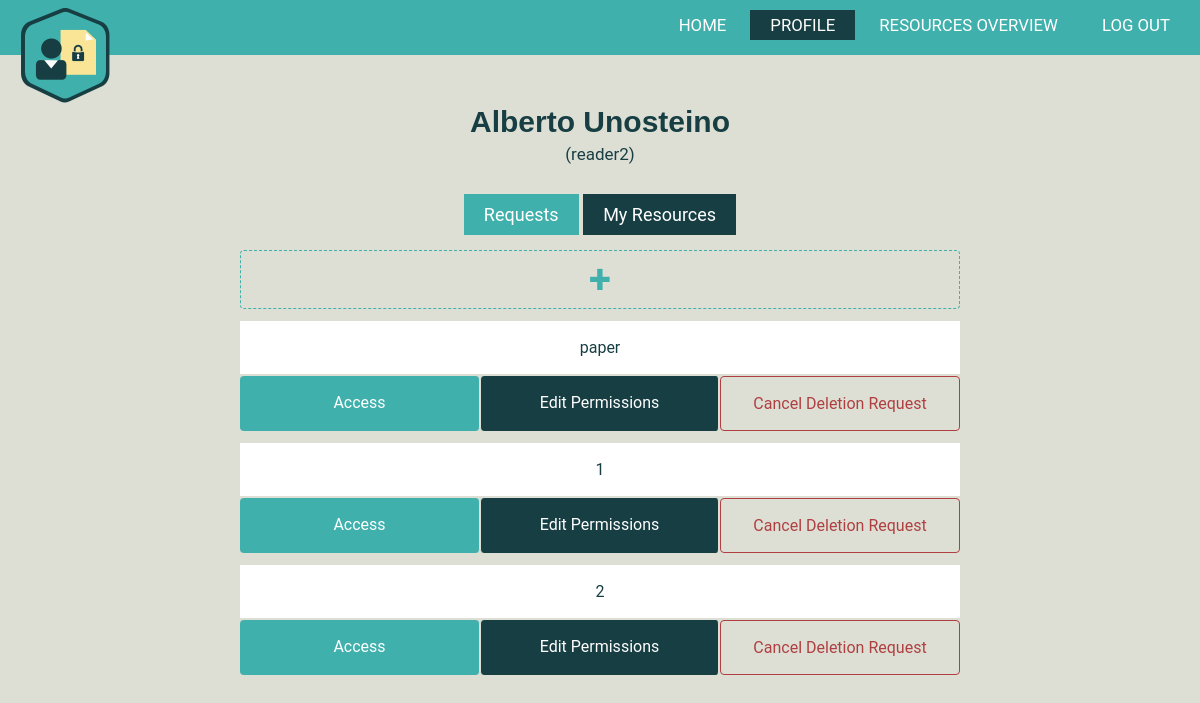
The app's page /profile/my-resources/ (signed in), older data.
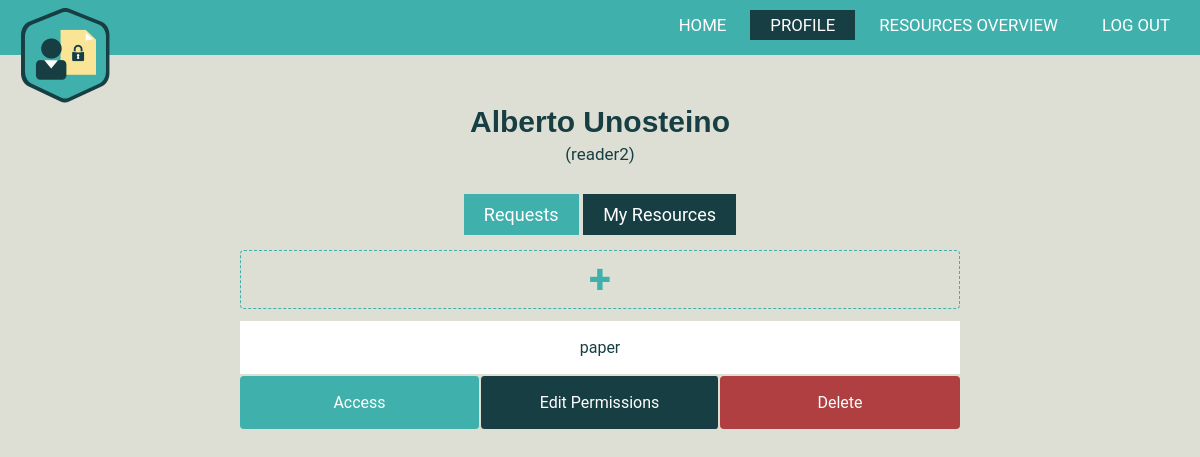
The same page, newer data.
### AuthorizationManagement/models.py (models this page shows)
class Resource(models.Model):
    type = models.CharField(max_length=50, default = '')
    name = models.CharField(max_length=150, default = '')
    description = models.CharField(max_length=250, default = '')
    creationDate = models.DateTimeField(default=datetime.now, blank=True)
    readers = models.ManyToManyField(CustomUser, related_name= 'reader')
    owners = models.ManyToManyField(Owner, related_name= 'owner')
    link = models.FileField(upload_to='')

### AuthorizationManagement/views.py (the view)
# urls.py: re_path(r'^profile/my-resources/$', MyResourcesView.as_view(), name = 'my resources' ),
@method_decorator(login_required, name='dispatch')
class MyResourcesView(generic.ListView):
    model = Resource
    template_name = 'AuthorizationManagement/resources.html'
    deletion_requested = Resource.objects.none()
    def get_queryset(self):
        current_user = Owner.objects.get(id=self.request.user.id)
        return current_user.owner.all()
    def get_context_data(self, **kwargs):
        context = super(MyResourcesView, self).get_context_data(**kwargs)
        context['deletion_requested'] = Resource.objects.filter(
            id__in=DeletionRequest.objects.filter(sender=self.request.user).values('resource_id'))
        context['is_admin'] = self.request.user.is_staff
        return context

### AuthorizationManagement/templates/AuthorizationManagement/resources.html (shortened to what this page needs)
{% extends "AuthorizationManagement/profile.html" %}
{% block styles %}
	{% load static %}
	<link rel="stylesheet" href="{% static 'AuthorizationManagement/css/info.css' %}" />
	<link rel="stylesheet" type="text/css" href="{% static 'AuthorizationManagement/css/modal_dialog_req.css' %}" />
	<link rel="stylesheet" type="text/css" href="{% static 'AuthorizationManagement/css/profile.css' %}" />
	<link rel="stylesheet" type="text/css" href="{% static 'AuthorizationManagement/css/my-resources.css' %}" />
{% endblock %}
{% block requests_or_resources %}
	<div class="mini-nav">
			<a href="/profile/" class="noncurrent">Requests</a></li>
			<a href="/profile/my-resources" class="current">My Resources</a></li>
	</div>
<div class="resources-container">
	<a href="/profile/my-resources/add-new-resource" class="create-resource"><strong>+</strong></a>
	{% for resource in resource_list %}
		<a href="#{{resource.pk}}" class="res-name"> {{resource.name}} </a>
		<a href="../../resources/{{resource.id}}" class="res-access-btn"download>Access</a>
		<a href="/profile/my-resources/{{resource.id}}-edit-users-permissions" class="edit-perm"> Edit Permissions</a>
		{% if resource in deletion_requested %}
				      <a href="#cancel-deletion-request-{{resource.pk}}" class="cancel-del-req"> Cancel Deletion Request </a>
						<br>
		{% else %}
			{% if is_admin %}
			<a href="#delete-resource-{{resource.pk}}" class="delete-btn"> Delete </a>
			{% else %}
			<a href="#send-deletion-request-{{resource.pk}}" class="delete-btn"> Delete </a>
			{% endif %}
	{% endif %}
  {% endfor %}
</div>
{% endblock %}

Row changes from the older to the newer data that the page shows:
removed Resource: name "1"
removed Resource: name "2"
computed for Resource "paper": text "Cancel Deletion Request" → "Delete"
